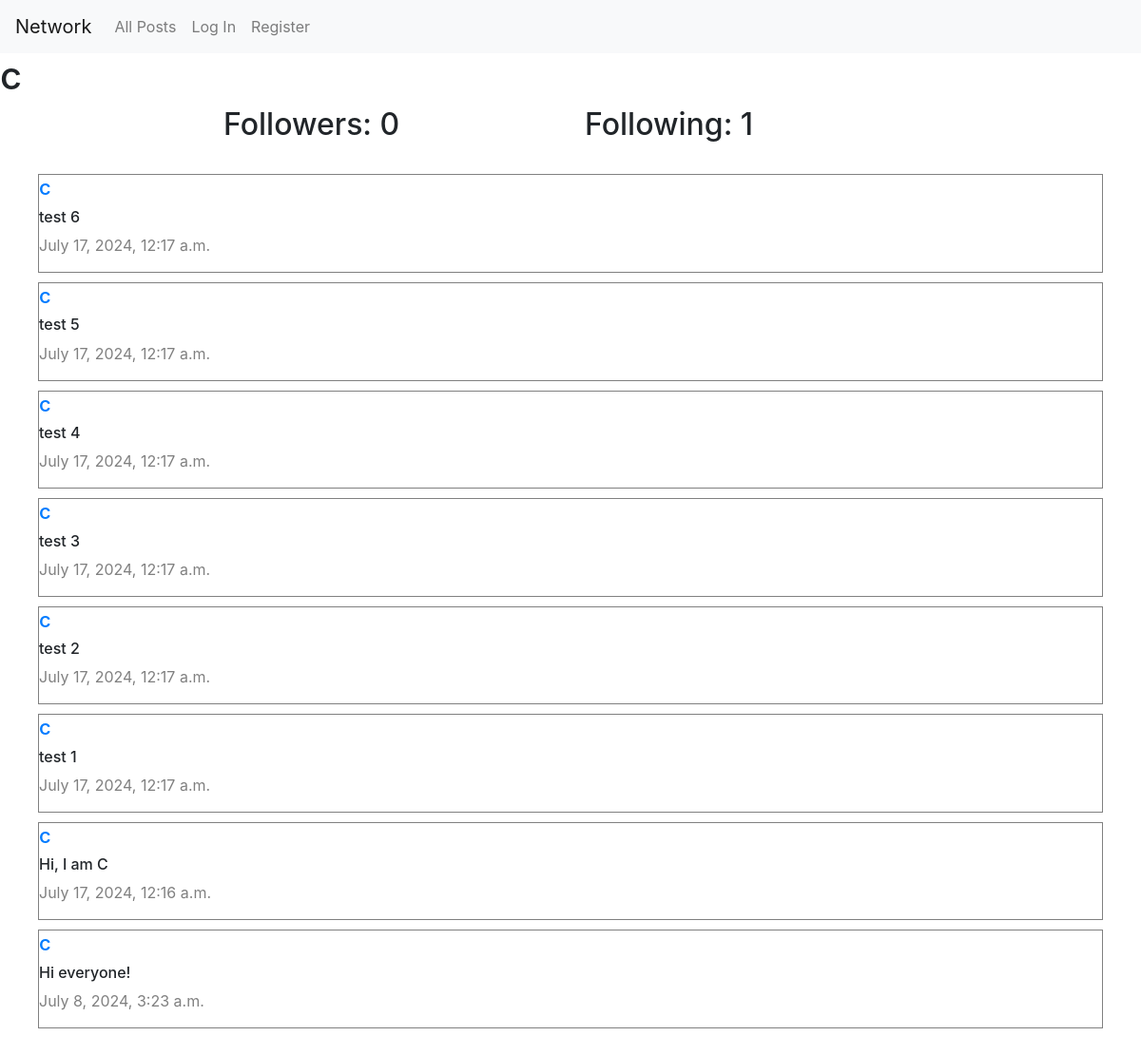
Screenshot of /profile/4 with the database file from the repository.
### network/models.py (models this page shows, shortened)
class Post(models.Model):
    content = models.CharField(max_length=200)
    user = models.ForeignKey(User, on_delete=models.CASCADE, related_name='author')
    date = models.DateTimeField(auto_now_add=True)

class User(AbstractUser):
    pass

### network/views.py (the view)
# urls.py: path("profile/<int:user_id>", views.profile, name="profile"),
def profile(request, user_id):
    user = User.objects.get(pk=user_id)
    posts = Post.objects.filter(user=user).order_by('-date')
    following = Follow.objects.filter(userFollower=user)
    followers = Follow.objects.filter(userFollowing=user)
    if request.user.is_authenticated:
        is_following = Follow.objects.filter(userFollower=request.user, userFollowing=user).exists()
    else:
        is_following = False
    paginator = Paginator(posts, 10)  # Show 10 posts per page.
    page_number = request.GET.get('page')
    page_obj = paginator.get_page(page_number)
    return render(request, "network/profile.html", {
        'page_obj': page_obj,
        'username': user.username,
        'posts': posts,
        'following': following,
        'followers': followers,
        'is_following': is_following,
        'user_p': user,
    })

### network/templates/network/profile.html (shortened to what this page needs)
{% extends "network/layout.html" %}
{% block body %}
    <h1> {{ username }}</h1>
    <div class="container">
        <div class="row d-flex justify-content-center">
            <h2 class="col-4">Followers: {{ followers.count }}</h2>
            <h2 class="col-4">Following: {{ following.count }}</h2>
        </div>
    </div>
    <div class="allPosts">
        {% for post in page_obj %}
            <div class="post">
                <h5 class='username'><a href="{% url 'profile' user_id=post.user.id %}">{{ post.user }}</a></h5>
                <h6 class="content"> {{ post.content }}</h6>
                <p class="date"> {{ post.date }}</p>
            </div>
        {% endfor %}
    </div>
{% endblock %}

### network/static/network/styles.css (style rules this page uses)
.allPosts { display: flex; justify-content: flex-start; flex-direction: column; margin: 20px ; box-sizing: border-box; }
.post { border: 0.1px solid grey ; display: flex ; justify-content: center; flex-direction: column; box-sizing: border-box; margin: 5px 20px; }
.content { font-size: 16px !important; }
.username { font-size: 22px!important; }
.date { color: gray; font-size: 16px!important; }

### rows the page displays
Post: user "c", content "test 6", date "July 17, 2024, 12:17 a.m."
Post: user "c", content "test 5", date "July 17, 2024, 12:17 a.m."
Post: user "c", content "test 4", date "July 17, 2024, 12:17 a.m."
Post: user "c", content "test 3", date "July 17, 2024, 12:17 a.m."
Post: user "c", content "test 2", date "July 17, 2024, 12:17 a.m."
Post: user "c", content "test 1", date "July 17, 2024, 12:17 a.m."
Post: user "c", content "Hi, I am C", date "July 17, 2024, 12:16 a.m."
Post: user "c", content "Hi everyone!", date "July 8, 2024, 3:23 a.m."

### other values shown
{{ username }} "c"
{{ followers.count }} "0"
{{ following.count }} "1"
